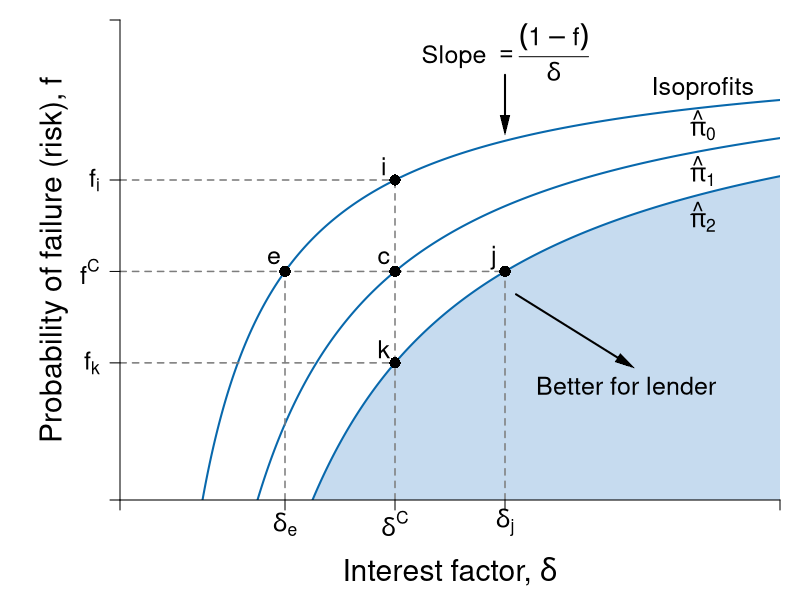

This figure's R source:
#Graph Designer: Harriet Brookes-Gray
#Authors: Bowles and Halliday
#Title: Coordination, Conflict and Competition: A Text in Microeconomics

library(shape)
pdf(file = "credit/lender_isoprofits.pdf", width = 8, height = 6)

#Set parameters for graphics
pointsize <- 1.8
axislabelsize <- 1.8
labelsize <- 1.5
namesize <- 1.8
annotatesize <- 1.5
graphlinewidth <- 2
segmentlinewidth <- 1.5

COL <- c("#7fc97f", "#beaed4", "#fdc086", "#ffff99", "#386cb0", "#f0027f", "#bf5b17", "#666666")
COLA <- c("#e0f3db", "#99d8c9","#66c2a4","#41ae76", "#238b45", "#005824")
COLB <- c("#c6dbef", "#4eb3d3", "#2b8cbe", "#0868ac","#084081")
COLC <- c("#fcfbfd", "#efedf5", "#dadaeb", "#bcbddc", "#9e9ac8", "#807dba", "#6a51a3", "#54278f", "#3f007d")
grays <- gray.colors(25, start = 1, end = 0, alpha = 1)

#Edited the margins to cater for the larger LHS labels
par(mar =  c(5, 6, 1, 1))

brfFn <- function(delta, q = 1) {
  .5 + (delta / (2 * q)) 
}

PCFn <- function(delta, q = 1) {
  delta/q
}

isoreturnFn <- function(delta, pi=0.125) {
  1 - (pi)/delta
}

deltaFn <- function(f, pi=0.125) {
  pi/ (1 - f)
}

yFn <- function(d1, f1, q = 1){
  q*f1*(1 - f1) - d1*(1 - f1)
}

profitFn <- function(d1, q = 1){
  d1/2 - (1/(2*q))*(d1)^2
}

ylow <- function(delta, q = 1, ybar = 0.0625){
  (-sqrt(delta^2 - 2*delta*q + q^2 - 4*q*ybar) + delta + q)/(2*q)
}

yhigh <- function(delta, q = 1, ybar = 0.0625){
  (sqrt(delta^2 - 2*delta*q + q^2 - 4*q*ybar) + delta + q)/(2*q)
}

xlims <- c(0, 0.6)
ylims <- c(0, 1.05)

npts <- 501 
d1 <- seq(xlims[1], xlims[2], length.out = npts)
f1 <- seq(ylims[1], ylims[2], length.out = npts) 
a <- c(0.0625, 0.125, 0.14)

plot(0, 0, xlim = xlims, ylim = ylims, type = "n",
     xlab = expression(paste("")),
     ylab = expression(paste("")), 
     xaxt = "n", 
     yaxt = "n", 
     cex.lab = axislabelsize, 
     bty = "n", 
     xaxs = "i", 
     yaxs = "i"
)


ticksy <- c(ylims[1], isoreturnFn(delta = deltaFn(f = 0.5), pi = 0.075), isoreturnFn(delta = deltaFn(f = 0.5), pi = 0.125), isoreturnFn(delta = deltaFn(f = 0.5), pi = 0.175), ylims[2])
ylabels <- c(NA, expression(paste(f[i])), expression(paste(f^C)), expression(paste(f[k])),NA)
ticksx <- c(xlims[1], deltaFn(f = 0.5, pi = 0.075), deltaFn(f = 0.5), deltaFn(f = 0.5, pi = 0.175), xlims[2])
xlabels <- c(NA, expression(paste(delta[e])),  expression(paste(delta^C)), expression(paste(delta[j])), NA)


npts <- 503 
xx1 <- seq(xlims[1], 0.8, length.out = npts)
xx2 <- seq(0, 1, length.out = npts)

# xpoly1 <- seq(from = 0.168, to = 0.5, length.out = 500)
# ypoly1 <- ylow(xpoly1)
# ypoly2 <- isoreturnFn(xpoly1)
# polygon(x = c(xpoly1, rev(xpoly1)), y = c(ypoly1, rev(ypoly2)), col = COL[4], density = NULL, border = NA)


#Draw the graphs
#lines(xx1, brfFn(xx1), col = COLA[4], lwd = graphlinewidth)
#lines(xx1, PCFn(xx1), col = COLA[2], lwd = graphlinewidth)
# lines(xx1, isoreturnFn(xx1), col = COLB[4], lwd = graphlinewidth)
# lines(xx1, isoreturnFn(xx1 - 0.2), col = COLB[4], lwd = graphlinewidth)
# lines(0, isoreturnFn(xx2 - 0.4), col = COLB[4], lwd = graphlinewidth)
xx1 <- seq(0.01, xlims[2], length.out = npts)
xx2 <- seq(0, xlims[2], length.out = npts)
xx3 <- seq(1.5, 2.5, length.out = npts)
xx4 <- seq(3, 5, length.out = npts)
xx5 <- seq(7, 9, length.out = npts)

xpoly <- seq(from = 0.175, to = xlims[2], length.out = 500)
ypoly <- isoreturnFn(xpoly, pi = 0.175)
polygon(x = xpoly, y = ypoly, col = COLB[1], density = NULL, border = NA)

xpoly1 <- c(0.175, xlims[2], xlims[2])
ypoly1 <- c(0, 0, isoreturnFn(xlims[2], pi = 0.175))
polygon(x = xpoly1, y = ypoly1, col = COLB[1], density = NULL, border = NA)

segments(0.175, 0, xlims[2], isoreturnFn(xlims[2], pi = 0.175), col = COLB[1])
#Draw the graphs
#lines(xx1, PCFn(xx1), col = COLA[4], lwd = graphlinewidth)
lines(xx1, isoreturnFn(xx1), col = COLB[4], lwd = graphlinewidth)
lines(xx1, isoreturnFn(xx1, pi = 0.075), col = COLB[4], lwd = graphlinewidth)
lines(xx1, isoreturnFn(xx1, pi = 0.175), col = COLB[4], lwd = graphlinewidth)

#Axis labels
mtext(expression(paste("Interest factor, ", delta)), side = 1, line = 3.5, cex = axislabelsize)
text(-0.06, 0.5*(ylims[2]), expression(paste("Probability of failure (risk), ", f)), xpd = TRUE, cex = axislabelsize, srt = 90) 


#contour(d1, f1,
      #  outer(d1, f1, yFn),
      #  drawlabels = FALSE,
      # col = COLA[3],
      #  lwd = graphlinewidth,
      #  levels = a,
      # xaxs = "i",
      # yaxs = "i",
      # add = TRUE)


#segments(0.5, 0, 0.5, brfFn(delta = 0.5), lty = 2, col = grays[20] , lwd = segmentlinewidth)
segments(0, isoreturnFn(delta = 0.25, pi = 0.125), deltaFn(f = 0.5, pi = 0.175), isoreturnFn(delta = 0.25, pi = 0.125), lty = 2, col = grays[20] , lwd = segmentlinewidth)
segments(deltaFn(f = 0.5), 0, deltaFn(f = 0.5), isoreturnFn(delta = 0.25, pi = 0.075) , lty = 2, col = grays[20] , lwd = segmentlinewidth)
segments(deltaFn(f = 0.5, pi = 0.175), 0, deltaFn(f = 0.5, pi = 0.175), 0.5, lty = 2, col = grays[20] , lwd = segmentlinewidth)
segments(deltaFn(f = 0.5, pi = 0.075), 0, deltaFn(f = 0.5, pi = 0.075), 0.5, lty = 2, col = grays[20] , lwd = segmentlinewidth)
segments(0, isoreturnFn(delta = deltaFn(f = 0.5), pi = 0.175), deltaFn(f = 0.5), isoreturnFn(delta = deltaFn(f = 0.5), pi = 0.175), lty = 2, col = grays[20] , lwd = segmentlinewidth)
segments(0, isoreturnFn(delta = deltaFn(f = 0.5), pi = 0.075), deltaFn(f = 0.5), isoreturnFn(delta = deltaFn(f = 0.5), pi = 0.075), lty = 2, col = grays[20] , lwd = segmentlinewidth)


#Label 3 points on the same vertical delta^C
points(0.25, isoreturnFn(0.25), pch = 16, col = "black", cex = 1.5)
text(0.25 - 0.01, isoreturnFn(0.25) + 0.03, expression(paste(c)), cex = labelsize)

points(0.25, isoreturnFn(0.25, pi = 0.075), pch = 16, col = "black", cex = 1.5)
text(0.25 - 0.01, isoreturnFn(0.25, pi = 0.075) + 0.03, expression(paste(i)), cex = labelsize)

points(0.25, isoreturnFn(0.25, pi = 0.175), pch = 16, col = "black", cex = 1.5)
text(0.25 - 0.01, isoreturnFn(0.25, pi = 0.175) + 0.03, expression(paste(k)), cex = labelsize)

#label 2 points on the same horizontal as f^C
#Use deltaFn to find the x coordinate
points(deltaFn(f = 0.5, pi = 0.075), 0.5, pch = 16, col = "black", cex = 1.5)
text(deltaFn(f = 0.5, pi = 0.075) - 0.01, 0.5 + 0.03, expression(paste(e)), cex = labelsize)

points(deltaFn(f = 0.5, pi = 0.175), 0.5, pch = 16, col = "black", cex = 1.5)
text(deltaFn(f = 0.5, pi = 0.175) - 0.01, 0.5 + 0.03, expression(paste(j)), cex = labelsize)


# text(0.23, 0.55, expression(paste(e)), cex = labelsize, xpd = TRUE)
# text(0.35, 0.55, expression(paste(k)), cex = labelsize, xpd = TRUE)
# text(0.48, 0.55, expression(paste(j)), cex = labelsize, xpd = TRUE)
# text(0.48, 0.67, expression(paste(i)), cex = labelsize, xpd = TRUE)
# text(0.48, 0.8, expression(paste(h)), cex = labelsize, xpd = TRUE)

#text(-0.05, 0.5, expression(paste(f[j])), cex = labelsize, xpd = TRUE)
#text(-0.05, 0.67, expression(paste(f[i])), cex = labelsize, xpd = TRUE)
#text(-0.05, 0.8, expression(paste(f[h])), cex = labelsize, xpd = TRUE)

text(0.84, 0.88, expression(paste(hat(pi)[0] == zpc)), cex = labelsize, xpd = TRUE)
text(0.84, 0.78, expression(paste(hat(pi)[1])), cex = labelsize, xpd = TRUE)
text(0.84, 0.7, expression(paste(hat(pi)[2])), cex = labelsize, xpd = TRUE)

Arrows(0.36, 0.45, 0.46, 0.3, col = "black", lty = 1, lwd = 2, arr.type = "triangle", arr.lwd = 0.5)
#text(0.48, 0.3, expression(paste('More profits')), cex = labelsize, xpd = TRUE)
text(0.46, 0.25, expression(paste('Better for lender')), cex = labelsize, xpd = TRUE)

text(0.53, 0.9, expression(paste("Isoprofits")), cex = labelsize)
text(0.53, 0.82, expression(paste(hat(pi)[0])), cex = labelsize)
text(0.53, 0.72, expression(paste(hat(pi)[1])), cex = labelsize)
text(0.53, 0.62, expression(paste(hat(pi)[2])), cex = labelsize)



#Annotate points (4,4),(2,8),(8,2) on feasibility frontier
#text(0.5 + 0.015, isoreturnFn(0.5) + 0.04, expression(paste(n)), cex = labelsize)
#points(0.5, isoreturnFn(0.5), pch = 16, col = "black", cex = 1.5)

#text(0.375 + 0.02, 0.6 + 0.03, expression(paste(b)), cex = labelsize)
#points(0.5, brfFn(delta = 0.5), pch = 16, col = "black", cex = 1.5)
#points(0.25, 0.5, pch = 16, col = "black", cex = 1.5)
#points(0.165, 0.25, pch = 16, col = "black", cex = 1.5)



#text(0.62, 1.05, expression(paste("A's best-response function")), cex = labelsize, xpd = TRUE)
#text(0.62, 0.95, expression(paste(f == frac(1,2) + frac(delta, 2*q))), cex = labelsize)

#text(0.64, 0.4, expression(paste("A's participation")), cex = labelsize)
#text(0.64, 0.34, expression(paste("constraint")), cex = labelsize)
#text(0.64, 0.22, expression(paste(f == frac(delta, q))), cex = labelsize)
#Arrows(0.64, 0.44, 0.64, 0.58, col = "black", lty = 1, lwd = 2, arr.type = "triangle", arr.lwd = 0.5)


text(0.35, 0.98, expression(paste("Slope ", phantom() == frac((1 - f),delta ))), cex = labelsize, xpd = TRUE)
Arrows(0.35, 0.93, 0.35, 0.82, col = "black", lty = 1, lwd = 2, arr.type = "triangle", arr.lwd = 0.5)

#text(0.3, 0.13, expression(paste("Pareto-improving")), cex = labelsize)
#text(0.3, 0.07, expression(paste("lens")), cex = labelsize)
#Arrows(0.3, 0.18, 0.3, 0.5, col = "black", lty = 1, lwd = 2, arr.type = "triangle", arr.lwd = 0.5)
axis(1, at = ticksx, pos = 0, labels = xlabels, cex.axis = labelsize)
axis(2, at = ticksy, pos = 0, labels = ylabels, las = 1, cex.axis = labelsize)


dev.off()
